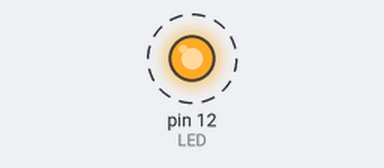
Simulated run of this sketch. Board: Arduino Uno, built with avr-gcc and run on an emulated ATmega328P. Parts: output pins drawn as LEDs (lit = HIGH). Dashed ring = blinking.

Above: at 0.15 s.
Timing chart, 0 to 3.0 s (numbered marks = the images above):
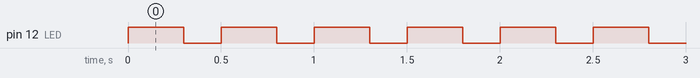

The sketch:

Class01b.ino
```cpp
const int LED = 12;

void setup() {
  pinMode(LED, OUTPUT);
}

void loop() {
  digitalWrite(LED, HIGH);
  delay(300);
  digitalWrite(LED, LOW);
  delay(200);
}
```

Measured:
- by itself, pin 12 (LED): alternates HIGH for 0.30 s and LOW for 0.20 s
